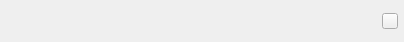
<?xml version="1.0" encoding="UTF-8"?>
<ui version="4.0">
 <class>TalkWindowItemClass</class>
 <widget class="QWidget" name="TalkWindowItemClass">
  <property name="geometry">
   <rect>
    <x>0</x>
    <y>0</y>
    <width>404</width>
    <height>42</height>
   </rect>
  </property>
  <property name="sizePolicy">
   <sizepolicy hsizetype="Expanding" vsizetype="Fixed">
    <horstretch>0</horstretch>
    <verstretch>0</verstretch>
   </sizepolicy>
  </property>
  <property name="minimumSize">
   <size>
    <width>0</width>
    <height>42</height>
   </size>
  </property>
  <property name="maximumSize">
   <size>
    <width>16777215</width>
    <height>42</height>
   </size>
  </property>
  <property name="windowTitle">
   <string>TalkWindowItem</string>
  </property>
  <layout class="QHBoxLayout" name="horizontalLayout">
   <property name="spacing">
    <number>6</number>
   </property>
   <property name="leftMargin">
    <number>6</number>
   </property>
   <property name="topMargin">
    <number>6</number>
   </property>
   <property name="rightMargin">
    <number>6</number>
   </property>
   <property name="bottomMargin">
    <number>6</number>
   </property>
   <item>
    <widget class="QLabel" name="headlabel">
     <property name="sizePolicy">
      <sizepolicy hsizetype="Fixed" vsizetype="Fixed">
       <horstretch>0</horstretch>
       <verstretch>0</verstretch>
      </sizepolicy>
     </property>
     <property name="minimumSize">
      <size>
       <width>30</width>
       <height>30</height>
      </size>
     </property>
     <property name="maximumSize">
      <size>
       <width>30</width>
       <height>30</height>
      </size>
     </property>
     <property name="text">
      <string/>
     </property>
    </widget>
   </item>
   <item>
    <widget class="QLabel" name="msgLabel">
     <property name="sizePolicy">
      <sizepolicy hsizetype="Expanding" vsizetype="Preferred">
       <horstretch>0</horstretch>
       <verstretch>0</verstretch>
      </sizepolicy>
     </property>
     <property name="text">
      <string/>
     </property>
    </widget>
   </item>
   <item>
    <widget class="QPushButton" name="tclosebtn">
     <property name="sizePolicy">
      <sizepolicy hsizetype="Fixed" vsizetype="Fixed">
       <horstretch>0</horstretch>
       <verstretch>0</verstretch>
      </sizepolicy>
     </property>
     <property name="minimumSize">
      <size>
       <width>16</width>
       <height>16</height>
      </size>
     </property>
     <property name="maximumSize">
      <size>
       <width>16</width>
       <height>16</height>
      </size>
     </property>
     <property name="text">
      <string/>
     </property>
    </widget>
   </item>
  </layout>
 </widget>
 <layoutdefault spacing="6" margin="11"/>
 <resources/>
 <connections/>
</ui>
